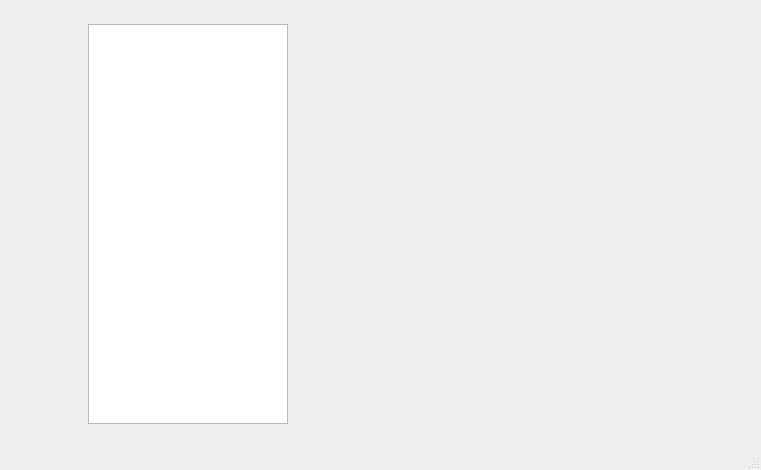
<?xml version="1.0" encoding="UTF-8"?>
<ui version="4.0">
 <class>ihm_SensorView</class>
 <widget class="QMainWindow" name="ihm_SensorView">
  <property name="geometry">
   <rect>
    <x>0</x>
    <y>0</y>
    <width>761</width>
    <height>470</height>
   </rect>
  </property>
  <property name="windowTitle">
   <string>MainWindow</string>
  </property>
  <widget class="QWidget" name="centralwidget">
   <layout class="QGridLayout" name="gridLayout">
    <item row="0" column="1">
     <widget class="SensorsActuatorsList" name="listWidget">
      <property name="minimumSize">
       <size>
        <width>100</width>
        <height>20</height>
       </size>
      </property>
      <property name="maximumSize">
       <size>
        <width>200</width>
        <height>400</height>
       </size>
      </property>
     </widget>
    </item>
    <item row="0" column="2">
     <widget class="SensorsActuatorsPlace" name="viewWidget" native="true">
      <property name="minimumSize">
       <size>
        <width>300</width>
        <height>300</height>
       </size>
      </property>
      <property name="maximumSize">
       <size>
        <width>300</width>
        <height>300</height>
       </size>
      </property>
     </widget>
    </item>
   </layout>
  </widget>
  <widget class="QMenuBar" name="menubar">
   <property name="geometry">
    <rect>
     <x>0</x>
     <y>0</y>
     <width>761</width>
     <height>21</height>
    </rect>
   </property>
  </widget>
  <widget class="QStatusBar" name="statusbar"/>
 </widget>
 <customwidgets>
  <customwidget>
   <class>SensorsActuatorsList</class>
   <extends>QListWidget</extends>
   <header>SensorsActuatorsList.h</header>
  </customwidget>
  <customwidget>
   <class>SensorsActuatorsPlace</class>
   <extends>QWidget</extends>
   <header>SensorsActuatorsPlace.h</header>
   <container>1</container>
  </customwidget>
 </customwidgets>
 <resources/>
 <connections/>
</ui>
